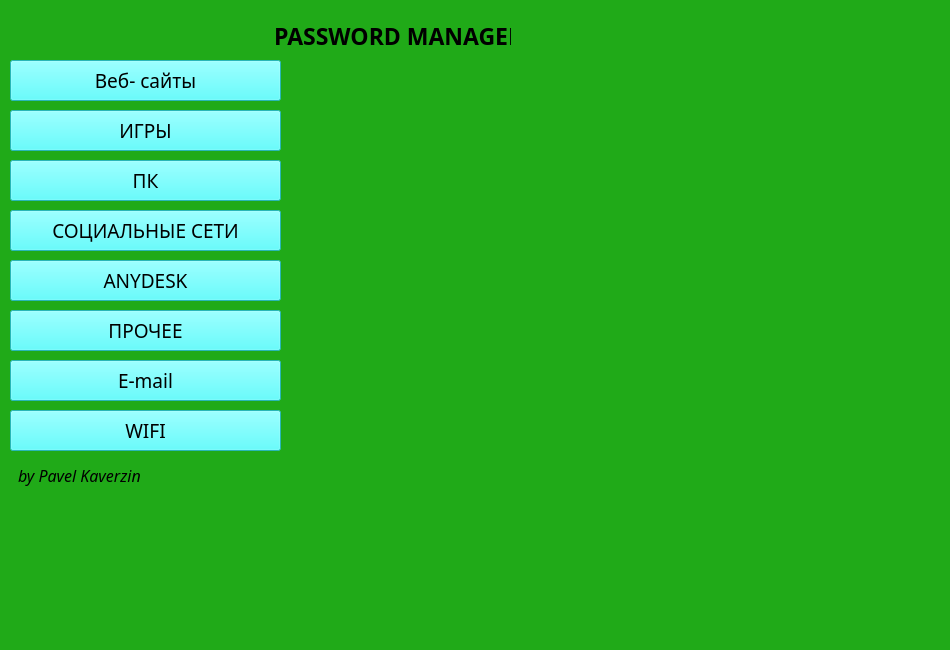
<?xml version="1.0" encoding="UTF-8"?>
<ui version="4.0">
 <class>MainWindow</class>
 <widget class="QMainWindow" name="MainWindow">
  <property name="geometry">
   <rect>
    <x>0</x>
    <y>0</y>
    <width>950</width>
    <height>650</height>
   </rect>
  </property>
  <property name="minimumSize">
   <size>
    <width>800</width>
    <height>500</height>
   </size>
  </property>
  <property name="maximumSize">
   <size>
    <width>1200</width>
    <height>800</height>
   </size>
  </property>
  <property name="windowTitle">
   <string>PASSWORD MANAGER by_Pavel_Kaverzin</string>
  </property>
  <widget class="QWidget" name="centralwidget">
   <property name="styleSheet">
    <string notr="true">
background-color: rgb(32, 170, 24);</string>
   </property>
   <widget class="QLabel" name="name_programms">
    <property name="geometry">
     <rect>
      <x>10</x>
      <y>460</y>
      <width>131</width>
      <height>31</height>
     </rect>
    </property>
    <property name="font">
     <font>
      <family>Bauhaus 93</family>
      <pointsize>12</pointsize>
      <weight>50</weight>
      <italic>true</italic>
      <bold>false</bold>
     </font>
    </property>
    <property name="toolTipDuration">
     <number>-1</number>
    </property>
    <property name="lineWidth">
     <number>1</number>
    </property>
    <property name="text">
     <string>by Pavel Kaverzin</string>
    </property>
    <property name="textFormat">
     <enum>Qt::RichText</enum>
    </property>
    <property name="margin">
     <number>1</number>
    </property>
    <property name="indent">
     <number>8</number>
    </property>
    <property name="openExternalLinks">
     <bool>false</bool>
    </property>
   </widget>
   <widget class="QLabel" name="dev_by">
    <property name="enabled">
     <bool>true</bool>
    </property>
    <property name="geometry">
     <rect>
      <x>270</x>
      <y>10</y>
      <width>241</width>
      <height>51</height>
     </rect>
    </property>
    <property name="font">
     <font>
      <family>Kristen ITC</family>
      <pointsize>17</pointsize>
      <weight>75</weight>
      <italic>false</italic>
      <bold>true</bold>
      <stylestrategy>PreferDefault</stylestrategy>
     </font>
    </property>
    <property name="toolTipDuration">
     <number>12</number>
    </property>
    <property name="text">
     <string>PASSWORD MANAGER</string>
    </property>
    <property name="margin">
     <number>2</number>
    </property>
    <property name="indent">
     <number>4</number>
    </property>
   </widget>
   <widget class="QPushButton" name="web_suits">
    <property name="geometry">
     <rect>
      <x>10</x>
      <y>60</y>
      <width>271</width>
      <height>41</height>
     </rect>
    </property>
    <property name="font">
     <font>
      <family>Lucida Handwriting</family>
      <pointsize>14</pointsize>
      <weight>50</weight>
      <bold>false</bold>
     </font>
    </property>
    <property name="styleSheet">
     <string notr="true">background-color: rgb(57, 255, 255);</string>
    </property>
    <property name="text">
     <string>Веб- сайты</string>
    </property>
   </widget>
   <widget class="QPushButton" name="games">
    <property name="geometry">
     <rect>
      <x>10</x>
      <y>110</y>
      <width>271</width>
      <height>41</height>
     </rect>
    </property>
    <property name="font">
     <font>
      <family>Lucida Handwriting</family>
      <pointsize>14</pointsize>
      <weight>50</weight>
      <bold>false</bold>
     </font>
    </property>
    <property name="styleSheet">
     <string notr="true">background-color: rgb(57, 255, 255)</string>
    </property>
    <property name="text">
     <string>ИГРЫ</string>
    </property>
   </widget>
   <widget class="QPushButton" name="pc">
    <property name="geometry">
     <rect>
      <x>10</x>
      <y>160</y>
      <width>271</width>
      <height>41</height>
     </rect>
    </property>
    <property name="font">
     <font>
      <family>Lucida Handwriting</family>
      <pointsize>14</pointsize>
      <weight>50</weight>
      <bold>false</bold>
     </font>
    </property>
    <property name="styleSheet">
     <string notr="true">background-color: rgb(57, 255, 255)</string>
    </property>
    <property name="text">
     <string>ПК</string>
    </property>
   </widget>
   <widget class="QPushButton" name="any">
    <property name="geometry">
     <rect>
      <x>10</x>
      <y>310</y>
      <width>271</width>
      <height>41</height>
     </rect>
    </property>
    <property name="font">
     <font>
      <family>Lucida Handwriting</family>
      <pointsize>14</pointsize>
      <weight>50</weight>
      <bold>false</bold>
     </font>
    </property>
    <property name="styleSheet">
     <string notr="true">background-color: rgb(57, 255, 255)</string>
    </property>
    <property name="text">
     <string>ПРОЧЕЕ</string>
    </property>
   </widget>
   <widget class="QPushButton" name="anydesk">
    <property name="geometry">
     <rect>
      <x>10</x>
      <y>260</y>
      <width>271</width>
      <height>41</height>
     </rect>
    </property>
    <property name="font">
     <font>
      <family>Lucida Handwriting</family>
      <pointsize>14</pointsize>
      <weight>50</weight>
      <bold>false</bold>
     </font>
    </property>
    <property name="styleSheet">
     <string notr="true">background-color: rgb(57, 255, 255)</string>
    </property>
    <property name="text">
     <string>ANYDESK</string>
    </property>
   </widget>
   <widget class="QPushButton" name="social">
    <property name="geometry">
     <rect>
      <x>10</x>
      <y>210</y>
      <width>271</width>
      <height>41</height>
     </rect>
    </property>
    <property name="font">
     <font>
      <family>Lucida Handwriting</family>
      <pointsize>14</pointsize>
      <weight>50</weight>
      <bold>false</bold>
     </font>
    </property>
    <property name="styleSheet">
     <string notr="true">background-color: rgb(57, 255, 255)</string>
    </property>
    <property name="text">
     <string>СОЦИАЛЬНЫЕ СЕТИ</string>
    </property>
   </widget>
   <widget class="QPushButton" name="e_mail">
    <property name="geometry">
     <rect>
      <x>10</x>
      <y>360</y>
      <width>271</width>
      <height>41</height>
     </rect>
    </property>
    <property name="font">
     <font>
      <family>Lucida Handwriting</family>
      <pointsize>14</pointsize>
      <weight>50</weight>
      <bold>false</bold>
     </font>
    </property>
    <property name="styleSheet">
     <string notr="true">background-color: rgb(57, 255, 255)</string>
    </property>
    <property name="text">
     <string>E-mail</string>
    </property>
   </widget>
   <widget class="QPushButton" name="wifi">
    <property name="geometry">
     <rect>
      <x>10</x>
      <y>410</y>
      <width>271</width>
      <height>41</height>
     </rect>
    </property>
    <property name="font">
     <font>
      <family>Lucida Handwriting</family>
      <pointsize>14</pointsize>
      <weight>50</weight>
      <bold>false</bold>
     </font>
    </property>
    <property name="styleSheet">
     <string notr="true">background-color: rgb(57, 255, 255)</string>
    </property>
    <property name="text">
     <string>WIFI</string>
    </property>
   </widget>
  </widget>
 </widget>
 <resources/>
 <connections/>
</ui>
